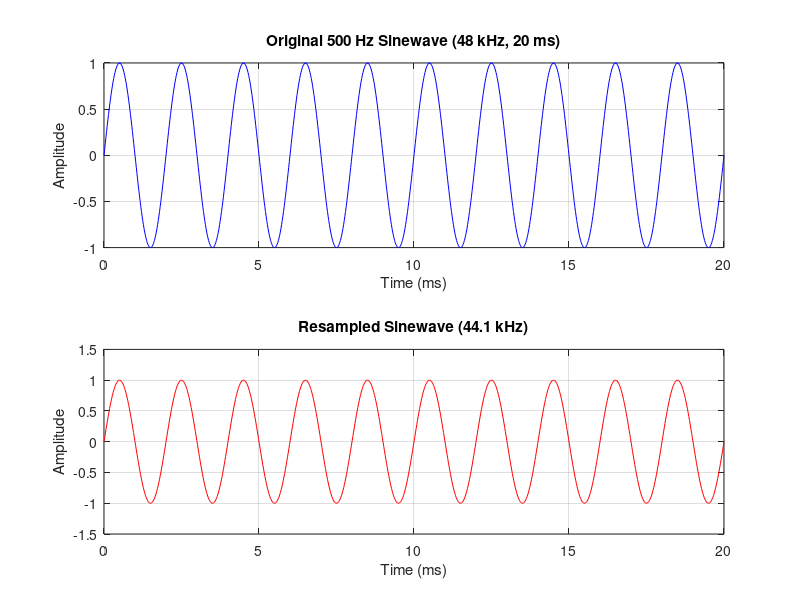
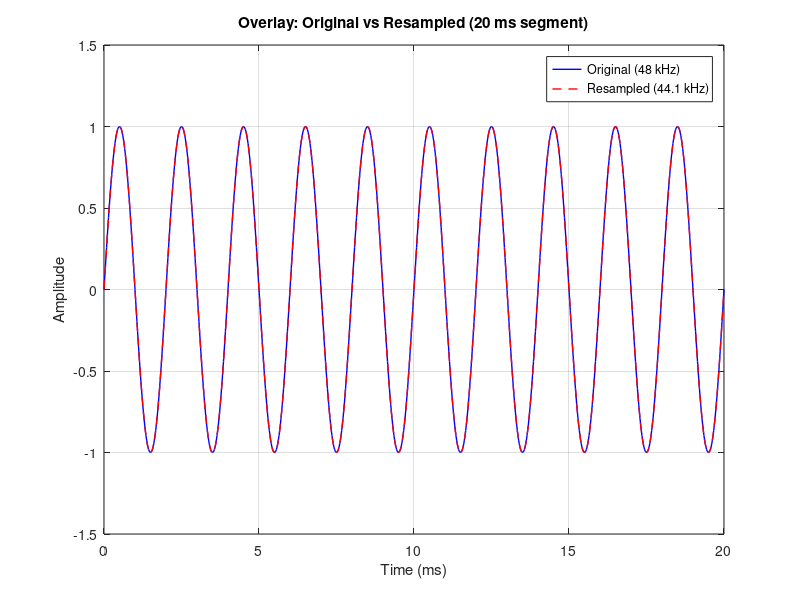

Here is the MATLAB script that generated these plots, in order:
% Problem: Create a 20 ms, 500 Hz sinewave @ 48 kHz and resample to 44.1 kHz
% Plot both original and resampled waveforms
%
% Jose / MU
clear; clc; close all;

%% A) Generate 20 ms 500 Hz sinewave at 48 kHz
fs_orig = 48000;                 % Original sample rate
f = 500;                         % Frequency (Hz)
duration = 0.020;                % 20 milliseconds
t = 0:1/fs_orig:duration;        % time vector
x = sin(2*pi*f*t);               % 500 Hz sinewave

%% Resample to 44.1 kHz
fs_new = 44100;
y = resample(x, fs_new, fs_orig);    % MATLAB built-in resampling
t_new = (0:length(y)-1)/fs_new;      % new time vector

%% B) Plot both signals
figure(1); clf;

subplot(2,1,1);
plot(t*1000, x, 'b'); grid on;
title('Original 500 Hz Sinewave (48 kHz, 20 ms)');
xlabel('Time (ms)'); ylabel('Amplitude');
xlim([0 20]);

subplot(2,1,2);
plot(t_new*1000, y, 'r'); grid on;
title('Resampled Sinewave (44.1 kHz)');
xlabel('Time (ms)'); ylabel('Amplitude');
xlim([0 20]);

% Optional: Overlay for direct visual comparison
figure(2); clf;
plot(t*1000, x, 'b', 'LineWidth', 1); hold on;
plot(t_new*1000, y, 'r--', 'LineWidth', 1);
grid on;
title('Overlay: Original vs Resampled (20 ms segment)');
xlabel('Time (ms)'); ylabel('Amplitude');
legend('Original (48 kHz)', 'Resampled (44.1 kHz)');
xlim([0 20]);
